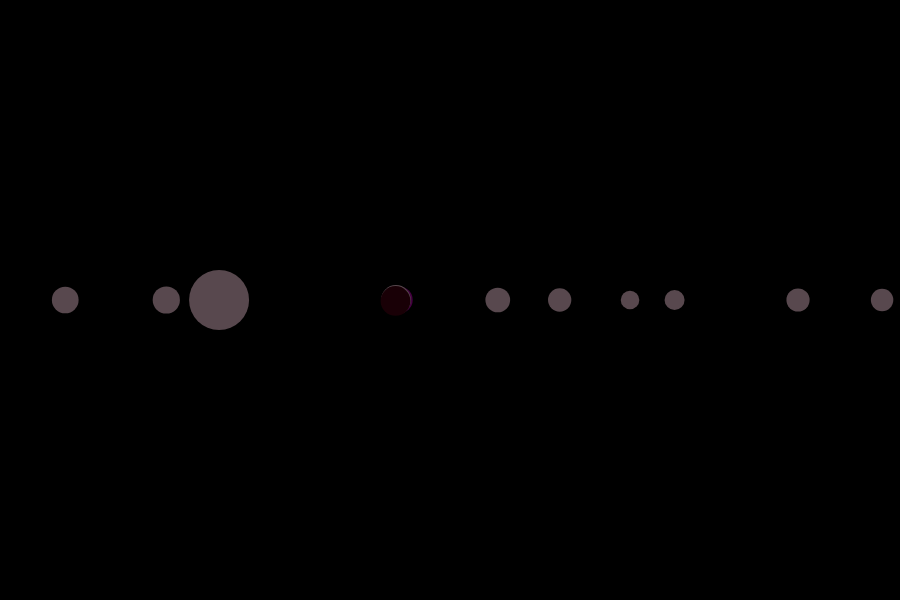
Frame 1 (no input)
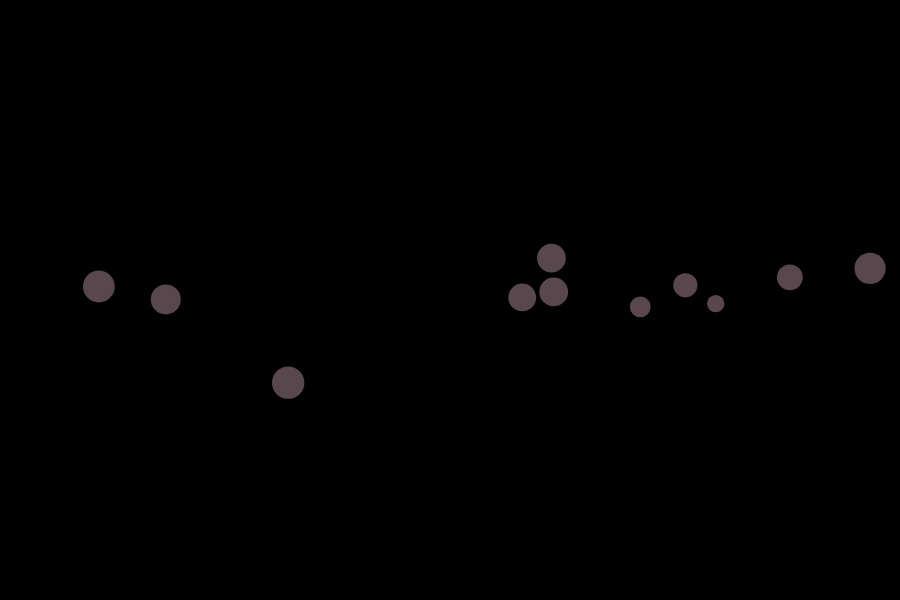
Frame 60 (no input)
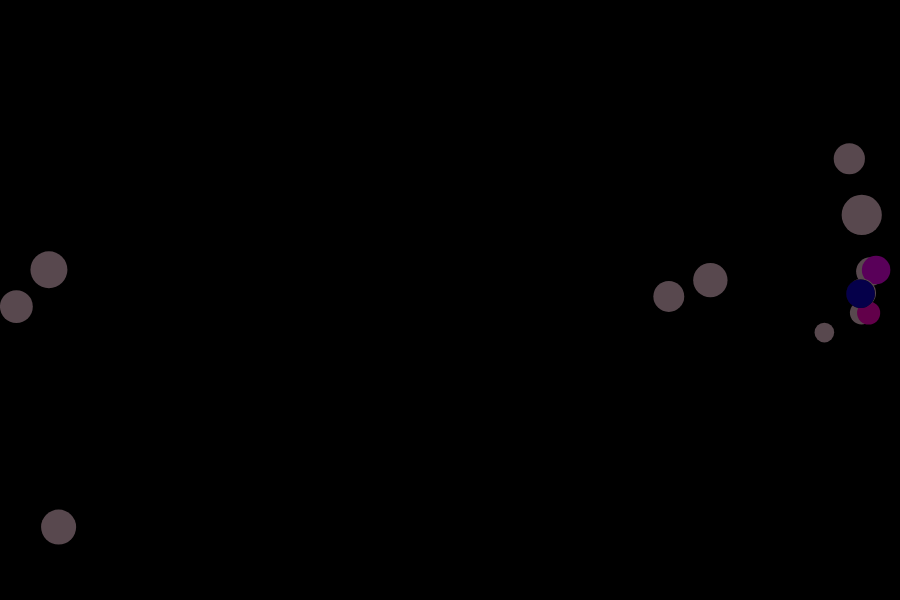
Frame 120 (the mouse pressed at the canvas centre since frame 60)

The p5.js sketch that drew these frames (run headless with seeded random() and noise() and a simulated clock; from frame 60 on, the mouse is pressed at the canvas centre):

// p5.js sketch
// ── sketch.js
var cells = [];

function setup() {
 createCanvas(900, 600);
 cells.push(new Cell(2));
 cells.push(new Cell(6));

 // Pushing 10 cells onto the cells array with a random mass between 1 and 3.
 for (var i = 0; i < 10; i++) {
  cells.push(new Cell(random(1, 3)));
 }
}

function draw() {
 background(0);

 // Cells move away from the mouse, and scatter from all directions when mouse is pressed.
 for (var i = 0; i < cells.length; i++) {
  if (mouseIsPressed) {
   var mouse = createVector(mouseX, mouseY);
   var scatter = p5.Vector.sub(cells[i].loc, mouse);
   scatter.normalize();
   scatter.setMag(0.3);
   cells[i].applyForce(scatter);
  }

  /* Setting the friction and turning the friction to a force with the magnitude of 0.03
  because a higher friction relfects the movement of organisms in a petri dish. */
  var friction = cells[i].speed.copy();
  friction.mult(-1);
  friction.normalize();
  friction.mult(0.03);
  cells[i].applyForce(friction);
  cells[i].run();
 }

}

function Cell(_m, _loc) {

 this.speed = createVector(random(-1, 1), random(-1, 1));
 this.loc = _loc || createVector(random(width), height / 2);
 this.acceleration = createVector(0, 0);
 this.mass = _m || 4;
 this.diam = this.mass * 10;
 this.maxMass = 6
 this.agingRate = random(0.003, 0.015);
 this.intersects = false;

 this.draw = function() {
  this.diam = this.mass * 10;
  fill(88, 72, 78);
  noStroke();
  ellipse(this.loc.x, this.loc.y, this.diam, this.diam);
 }

 this.move = function() {
  this.speed.add(this.acceleration);
  this.loc.add(this.speed);
  this.acceleration.mult(0);
 }

 this.borders = function() {
  if (this.loc.x > width - this.diam / 2) {
   this.loc.x = width - this.diam / 2;
   this.speed.x *= -1;
  } else if (this.loc.x < this.diam / 2) {
   this.speed.x *= -1;
   this.loc.x = this.diam / 2;
  }
  if (this.loc.y > height - this.diam / 2) {
   this.speed.y *= -1;
   this.loc.y = height - this.diam / 2;
  } else if (this.loc.y < this.diam / 2) {
   this.speed.y *= -1;
   this.loc.y = this.diam / 2;
  }
 }

 // CHECKING COLLISIONS BETWEEN CELLS:
 this.checkCollisions = function() {
   this.intersects = false; // Resets the intersects variable to false.

  /* Looping through the cells array and taking into account the distance between the
  location of each cell as well as the diameters of each cell and when both cells have
  collided, setting the intersects variable to true. */
  for (var i = 0; i < cells.length; i++) {

   var cellLocs = dist(this.loc.x, this.loc.y, cells[i].loc.x, cells[i].loc.y);
   var cellDiam = cells[i].diam / 2 + this.diam / 2;

   if (cellLocs < cellDiam) {
    if (cellLocs === 0) {} else {
     this.intersects = true;

     noStroke();
     fill(random(0, 100), 0, random(0, 100));
     ellipse(this.loc.x, this.loc.y, this.diam, this.diam);

     /* Creating a force of the correct direction and setting the magnitude of
     the force to 0.8 to affect the "springiness" of the cells. Applying it on
     THIS inorder to make it bounce away when the cells intersect. */
     var repel = p5.Vector.sub(cells[i].loc, this.loc);
     repel.normalize();
     repel.mult(-1);
     repel.setMag(0.8);
     this.applyForce(repel);
    }
   }

  }
 }

 // CELL AGING & MITOSIS:
 this.aging = function() {
  this.mass += this.agingRate; // Incrementing the mass
  var chanceOf = random(1, 100); // Chance out of 100%

  /* If the mass of the cell reaches the maximum mass, the parent dies without spawning children
  (splicing cell) and it has a 55% chance of two small cells being pushed out - mitosis takes place. */
  if (this.mass > this.maxMass) {
   cells.splice(cells.indexOf(this), 1);
   if (chanceOf < 55) {
    cells.push(this.mitosis());
    cells.push(this.mitosis());
   }
  }
 }

 this.mitosis = function() {
  var newLoc = this.loc.copy();
  var tempCell = new Cell(this.mass / 3, newLoc);
  return tempCell;
 }

 this.applyForce = function(f) {
  var adjustedForce = f.copy();
  adjustedForce.div(this.mass);
  this.acceleration.add(adjustedForce);
 }

 this.run = function() {
  this.draw();
  this.move();
  this.borders();
  this.checkCollisions();
  this.aging();
  this.mitosis();
 }

}
